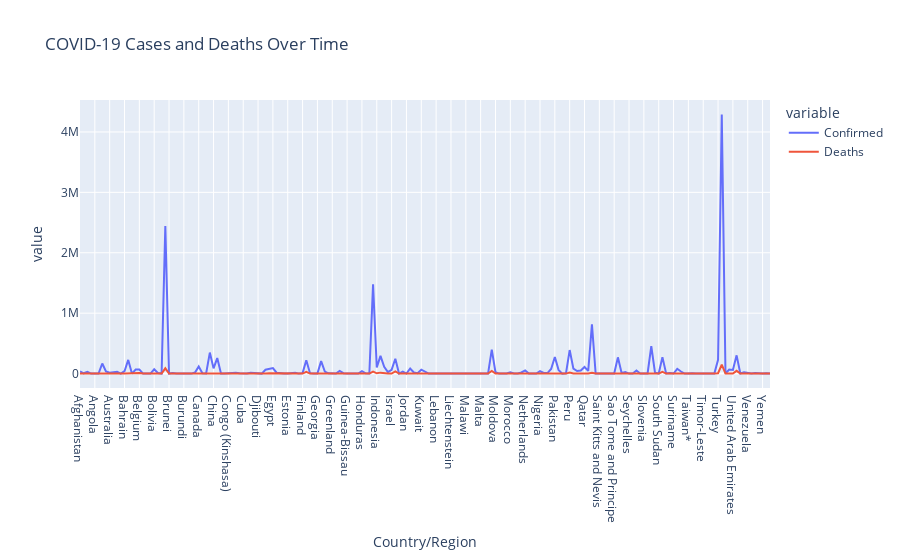

Notebook code cell kept with this figure:
### Markdown cell above
Task 4

### Code cell
import pandas as pd
import plotly.express as px

data = pd.read_csv("D:/test_rogects/IAD\Lab3/country_wise_latest.csv")

data.head()
selected_columns = ["Country/Region", "Confirmed", "Deaths"]
subset_data = data[selected_columns]

fig = px.line(subset_data, x="Country/Region", y=["Confirmed", "Deaths"], title="COVID-19 Cases and Deaths Over Time")
fig.show()

### Figure 1 — Plotly figure (JSON) as saved in the notebook; plotly's stock layout.template omitted (floating-point values rounded to 4 significant figures; data arrays with more than 128 entries replaced by an {"elided": "..."} marker saying what was removed)
{"data": [{"hovertemplate": "variable=Confirmed<br>Country/Region=%{x}<br>value=%{y}<extra></extra>", "legendgroup": "Confirmed", "line": {"color": "#636efa", "dash": "solid"}, "marker": {"symbol": "circle"}, "mode": "lines", "name": "Confirmed", "orientation": "v", "showlegend": true, "type": "scatter", "x": {"elided": "187 str values"}, "xaxis": "x", "y": {"elided": "187 int values"}, "yaxis": "y"}, {"hovertemplate": "variable=Deaths<br>Country/Region=%{x}<br>value=%{y}<extra></extra>", "legendgroup": "Deaths", "line": {"color": "#EF553B", "dash": "solid"}, "marker": {"symbol": "circle"}, "mode": "lines", "name": "Deaths", "orientation": "v", "showlegend": true, "type": "scatter", "x": {"elided": "187 str values"}, "xaxis": "x", "y": {"elided": "187 int values"}, "yaxis": "y"}], "layout": {"legend": {"title": {"text": "variable"}, "tracegroupgap": 0}, "title": {"text": "COVID-19 Cases and Deaths Over Time"}, "xaxis": {"anchor": "y", "domain": [0, 1], "title": {"text": "Country/Region"}}, "yaxis": {"anchor": "x", "domain": [0, 1], "title": {"text": "value"}}}}
